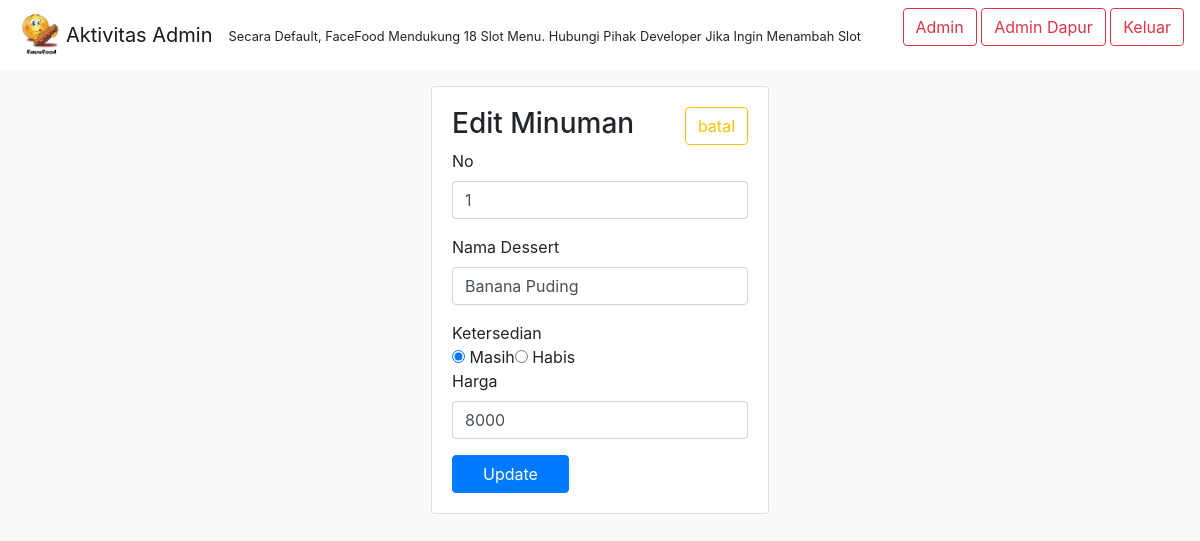
Screenshot of /admin/edit_dessert.php?no=1 with the database file from the repository.
### tables this page shows
CREATE TABLE `dessert` (
  `no` int(11) NOT NULL,
  `nama` varchar(50) NOT NULL,
  `ketersediaan` varchar(11) NOT NULL,
  `harga` mediumtext NOT NULL,
  `foto` varchar(200) NOT NULL
);

### admin/edit_dessert.php (the view, shortened to what this page needs)
<!DOCTYPE html>
<html>
<head>
	<link rel="stylesheet" type="text/css" href="assets/css/bootstrap.css">
</head>
<body class="bg-default" style="background-color:#fafafa">
	<?php include('navbar_admin.php');?>
	<div class="container-fluid">
	  <div class="row">
	  	<div class="col-md-4"></div>
	    <div class="col-md-4">
	    	<div style="padding:1rem">
		    	<div class="card">
		    		<div class="card-body">
				    	<a class="btn btn-outline-warning float-md-right" href="admin.php">batal</a>
				    	<h3>Edit Minuman</h3>
				    	<?php
						$no=$_GET['no'];
						$query=mysql_query("select * from dessert where no='$no'");
						?>
					    <form method="post" action="edit_dessert_process.php?no=<?php echo $no; ?>">
					    <?php
						while($row=mysql_fetch_array($query)){
						?>
							   <div class="form-group">
							    <label for="nomor">No</label>
							    <input name="no" type="text" class="form-control" required="" value="<?php echo $row['no']; ?>">
							  </div>
							  <div class="form-group">
							    <label for="nama">Nama Dessert</label>
							    <input name="nama" type="text" class="form-control" required="" value="<?php echo $row['nama']; ?>"></div>
							   	<td>Ketersedian</td>
							   	<br>
							   	<?php if($row['ketersediaan'] == "Masih"){
							    	echo "<input type='radio' name='ketersediaan' value='Masih' checked='checked'> Masih";
    								echo "<input type='radio' name='ketersediaan' value='Habis'> Habis";
    							}else{
    								echo "<input type='radio' name='ketersediaan' value='Masih' checked='checked'> Masih";
    								echo "<input type='radio' name='ketersediaan' value='Habis'> Habis";
    							}
    							?>
							  <div class="form-group">
							    <label for="harga">Harga</label>
							    <input name="harga" type="text" class="form-control" required="" value="<?php echo $row['harga']; ?>"></div>
					    	<button class="btn btn-primary" type="submit">&nbsp;&nbsp;&nbsp;&nbsp;Update&nbsp;&nbsp;&nbsp;&nbsp;</button>
					    	<?php
								}
							  ?>
					    </form>
		    		</div>
		    	</div>
	    	</div>
	    </div>
	  </div>
	</div>
</body>
</html>

### rows the page displays
dessert: no "1", nama "Banana Puding", harga "8000"
